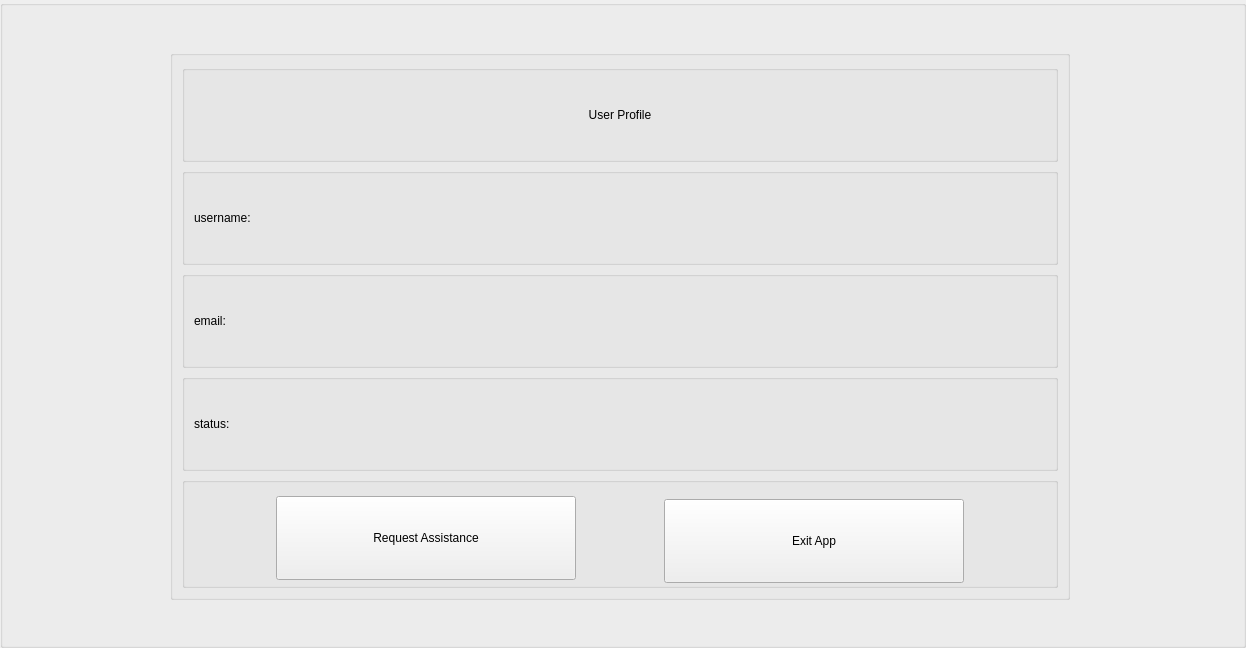
     <widget class="QWidget" name="profile_page">
      <property name="sizePolicy">
       <sizepolicy hsizetype="MinimumExpanding" vsizetype="MinimumExpanding">
        <horstretch>0</horstretch>
        <verstretch>0</verstretch>
       </sizepolicy>
      </property>
      <property name="maximumSize">
       <size>
        <width>1246</width>
        <height>648</height>
       </size>
      </property>
      <widget class="QGroupBox" name="groupBox">
       <property name="geometry">
        <rect>
         <x>0</x>
         <y>0</y>
         <width>1246</width>
         <height>648</height>
        </rect>
       </property>
       <property name="sizePolicy">
        <sizepolicy hsizetype="MinimumExpanding" vsizetype="MinimumExpanding">
         <horstretch>0</horstretch>
         <verstretch>0</verstretch>
        </sizepolicy>
       </property>
       <property name="maximumSize">
        <size>
         <width>1246</width>
         <height>648</height>
        </size>
       </property>
       <property name="title">
        <string/>
       </property>
       <widget class="QGroupBox" name="groupBox_4">
        <property name="geometry">
         <rect>
          <x>170</x>
          <y>50</y>
          <width>900</width>
          <height>550</height>
         </rect>
        </property>
        <property name="sizePolicy">
         <sizepolicy hsizetype="Fixed" vsizetype="Fixed">
          <horstretch>0</horstretch>
          <verstretch>0</verstretch>
         </sizepolicy>
        </property>
        <property name="minimumSize">
         <size>
          <width>900</width>
          <height>500</height>
         </size>
        </property>
        <property name="maximumSize">
         <size>
          <width>900</width>
          <height>600</height>
         </size>
        </property>
        <property name="title">
         <string/>
        </property>
        <layout class="QVBoxLayout" name="verticalLayout">
         <item>
          <widget class="QGroupBox" name="groupBox_5">
           <property name="title">
            <string/>
           </property>
           <layout class="QGridLayout" name="gridLayout">
            <item row="0" column="0">
             <widget class="QLabel" name="label_4">
              <property name="text">
               <string>User Profile</string>
              </property>
              <property name="alignment">
               <set>Qt::AlignCenter</set>
              </property>
             </widget>
            </item>
           </layout>
          </widget>
         </item>
         <item>
          <widget class="QGroupBox" name="groupBox_7">
           <property name="title">
            <string/>
           </property>
           <layout class="QHBoxLayout" name="horizontalLayout_6">
            <item>
             <widget class="QLabel" name="username_label">
              <property name="text">
               <string>username:</string>
              </property>
             </widget>
            </item>
            <item>
             <widget class="QLabel" name="username_field">
              <property name="text">
               <string/>
              </property>
             </widget>
            </item>
           </layout>
          </widget>
         </item>
         <item>
          <widget class="QGroupBox" name="groupBox_13">
           <property name="title">
            <string/>
           </property>
           <layout class="QHBoxLayout" name="horizontalLayout_10">
            <item>
             <widget class="QLabel" name="email_label">
              <property name="text">
               <string>email:</string>
              </property>
             </widget>
            </item>
            <item>
             <widget class="QLabel" name="email_field">
              <property name="text">
               <string/>
              </property>
             </widget>
            </item>
           </layout>
          </widget>
         </item>
         <item>
          <widget class="QGroupBox" name="groupBox_12">
           <property name="title">
            <string/>
           </property>
           <layout class="QHBoxLayout" name="horizontalLayout_9">
            <item>
             <widget class="QLabel" name="status_label">
              <property name="text">
               <string>status:</string>
              </property>
             </widget>
            </item>
            <item>
             <widget class="QLabel" name="status_field">
              <property name="text">
               <string/>
              </property>
             </widget>
            </item>
           </layout>
          </widget>
         </item>
         <item>
          <widget class="QGroupBox" name="groupBox_17">
           <property name="minimumSize">
            <size>
             <width>0</width>
             <height>30</height>
            </size>
           </property>
           <property name="title">
            <string/>
           </property>
           <layout class="QHBoxLayout" name="horizontalLayout_20">
            <item>
             <spacer name="horizontalSpacer_42">
              <property name="orientation">
               <enum>Qt::Horizontal</enum>
              </property>
              <property name="sizeHint" stdset="0">
               <size>
                <width>40</width>
                <height>20</height>
               </size>
              </property>
             </spacer>
            </item>
            <item>
             <widget class="QPushButton" name="request_assistance_button">
              <property name="minimumSize">
               <size>
                <width>300</width>
                <height>84</height>
               </size>
              </property>
              <property name="maximumSize">
               <size>
                <width>300</width>
                <height>75</height>
               </size>
              </property>
              <property name="text">
               <string>Request Assistance</string>
              </property>
             </widget>
            </item>
            <item>
             <spacer name="horizontalSpacer_8">
              <property name="orientation">
               <enum>Qt::Horizontal</enum>
              </property>
              <property name="sizeHint" stdset="0">
               <size>
                <width>40</width>
                <height>20</height>
               </size>
              </property>
             </spacer>
            </item>
            <item>
             <widget class="QPushButton" name="exit_app_button">
              <property name="minimumSize">
               <size>
                <width>300</width>
                <height>84</height>
               </size>
              </property>
              <property name="maximumSize">
               <size>
                <width>300</width>
                <height>70</height>
               </size>
              </property>
              <property name="text">
               <string>Exit App</string>
              </property>
             </widget>
            </item>
            <item>
             <spacer name="horizontalSpacer_46">
              <property name="orientation">
               <enum>Qt::Horizontal</enum>
              </property>
              <property name="sizeHint" stdset="0">
               <size>
                <width>40</width>
                <height>20</height>
               </size>
              </property>
             </spacer>
            </item>
           </layout>
          </widget>
         </item>
        </layout>
       </widget>
      </widget>
     </widget>
